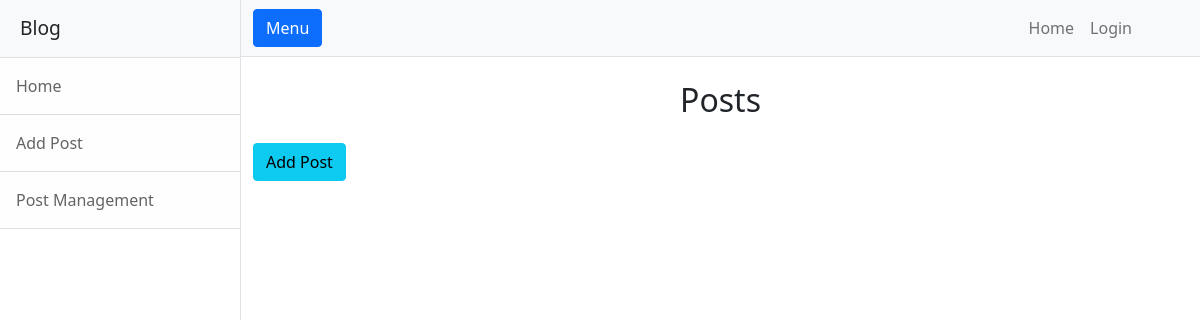
Before: / with the older database file.
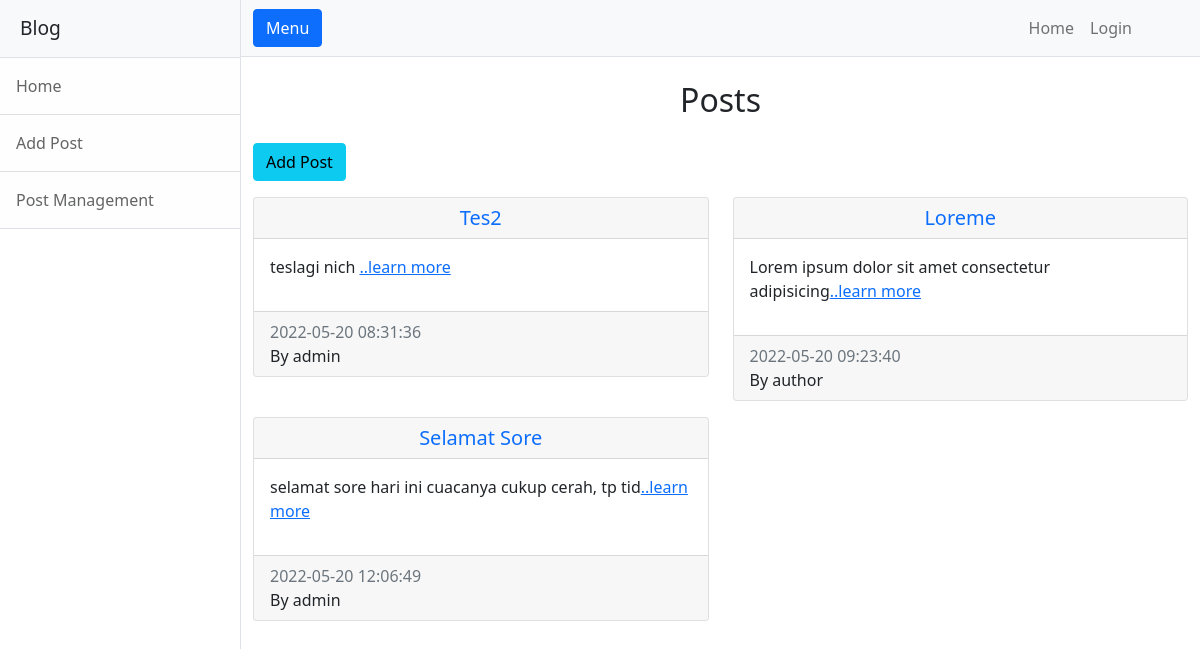
After: the same page with the newer database file.
### tables this page shows
CREATE TABLE IF NOT EXISTS `post` (
  `idpost` int(11) NOT NULL AUTO_INCREMENT,
  `title` text NOT NULL,
  `content` text NOT NULL,
  `date` datetime NOT NULL,
  `username` varchar(45) NOT NULL,
  PRIMARY KEY (`idpost`),
  KEY `fk_post_account_idx` (`username`),
  CONSTRAINT `fk_post_account` FOREIGN KEY (`username`) REFERENCES `account` (`username`) ON DELETE NO ACTION ON UPDATE NO ACTION
);

### application/controllers/Post.php (called while the page is built, shortened)
<?php
class Post extends CI_Controller
{
	public function __construct()
	{
		$this->load->model('Post_m', 'post');
	}
	public function index()
	{
		$posts = $this->post->get_posts();
		$data = [
			'title' => 'Home',
			'content' => 'home',
			'posts' => $posts
		];
		$this->load->view('layouts/wrapper', $data);
	}
}

### index.php (called while the page is built, shortened)
<?php
require_once BASEPATH.'core/CodeIgniter.php';

### application/models/Post_m.php (called while the page is built, shortened)
<?php
class Post_m extends CI_Model {
	public function get_posts()
	{
		return $this->db->get('post')->result();
	}
}

### application/views/home.php (the view)
<h2 class="text-center my-4">Posts</h2>
<a href="<?= base_url() ?>add_post" class="btn btn-info">Add Post</a>
<div class="row mt-3">
	<?php
	foreach ($posts as $post) {
	?>
		<div class="col-md-6 mb-3">
			<div class="card">
				<div class="card-header">
					<h5 class="text-center mb-0"><a href="<?= base_url() ?><?= $post->idpost ?>/post" class="text-decoration-none text-primary"><?= $post->title ?></a></h5>
				</div>
				<div class="card-body">
					<p><?= substr($post->content, 0, 50) ?><a href="<?= base_url() ?><?= $post->idpost ?>/post">..learn more</a></p>
				</div>
				<div class="card-footer">
					<p class="text-muted mb-0"><?= $post->date ?></p>
					<p class="mb-0">By <?= $post->username ?></p>
				</div>
			</div>
		</div>
	<?php
	}
	?>
</div>

### application/views/layouts/header.php (shortened to what this page needs)
<!DOCTYPE html>
<html lang="en">
    <head>
        <link href="<?= base_url() ?>assets/css/styles.css" rel="stylesheet" />
    </head>
    <body>
        <div class="d-flex" id="wrapper">

### application/views/layouts/wrapper.php
<?php
include "header.php";
if (!isset($login)) {
	include "sidebar.php";
	include "navbar.php";
}
include "content.php";
include "footer.php";

### application/views/layouts/sidebar.php (shortened to what this page needs)
<div class="border-end bg-white" id="sidebar-wrapper">
	<div class="sidebar-heading border-bottom bg-light"><?= $this->session->name != '' ? $this->session->name : 'Blog' ?></div>
	<div class="list-group list-group-flush">
		<a class="list-group-item list-group-item-action list-group-item-light p-3" href="<?= base_url() ?>">Home</a>
		<a class="list-group-item list-group-item-action list-group-item-light p-3" href="<?= base_url() ?>add_post">Add Post</a>
		<a class="list-group-item list-group-item-action list-group-item-light p-3 border-bottom" href="<?= base_url() ?>post/post_manage">Post Management</a>
	</div>
</div>
<div id="page-content-wrapper">

### application/views/layouts/navbar.php (shortened to what this page needs)
<nav class="navbar navbar-expand-lg navbar-light bg-light border-bottom">
	<div class="container-fluid">
		<button class="btn btn-primary" id="sidebarToggle">Menu</button>
		<div class="collapse navbar-collapse" id="navbarSupportedContent">
			<ul class="navbar-nav ms-auto me-5 mt-2 mt-lg-0">
				<li class="nav-item active"><a class="nav-link" href="<?= base_url() ?>">Home</a></li>
				<?php
				if ($this->session->userdata('username')) {
				?>
					<li class="nav-item">
						<a href="<?= base_url() ?>logout" class="nav-link">Logout</a>
					</li>
				<?php } else { ?>
					<li class="nav-item">
						<a href="<?= base_url() ?>login" class="nav-link">Login</a>
					</li>
				<?php } ?>
			</ul>
		</div>
	</div>
</nav>

### application/views/layouts/content.php (shortened to what this page needs)
<div class="container-fluid">
	<?php
	if (isset($content)) {
		$this->load->view($content);
	}
	?>
</div>
</div>
</div>

### application/views/layouts/footer.php (shortened to what this page needs)
    </body>
</html>

Changed rows visible on the page:
added post: title "Tes2", content "teslagi nich", date "2022-05-20 08:31:36", username "admin"
added post: title "Loreme", content "Lorem ipsum dolor sit amet consectetur adipisicing", date "2022-05-20 09:23:40", username "author"
added post: title "Selamat Sore", content "selamat sore hari ini cuacanya cukup cerah, tp tid", date "2022-05-20 12:06:49", username "admin"
